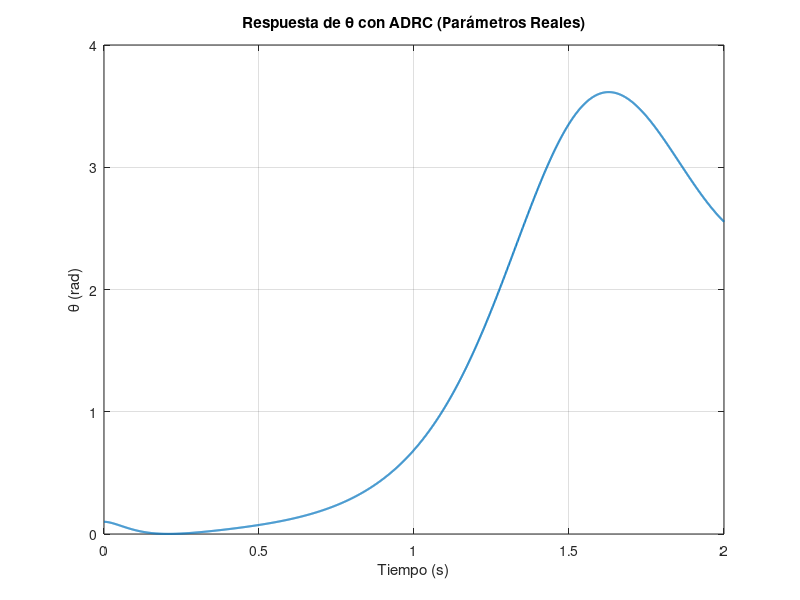

Reproduce this figure in MATLAB.
% --- Parámetros proporcionados ---
par.mass_at_end = 0.24;
par.m_L = 0.15 + par.mass_at_end;
par.m_B = 4.1;
par.m_W = 3.5;
par.h = 0.115;
par.R = 0.2527;
par.g = 9.81;
par.I_b = 0.012904182130007;
par.I_w = 0.0459142776779452;
par.I_rod = 1/12 * (0.3) * (0.314^2) + 2 * par.mass_at_end * 0.157^2;

% --- Parámetros ADRC ---
wo = 1;           % Ajustado para mayor velocidad de respuesta
wc = 15;           % Ajustado según estabilidad esperada
b0 = 1.0;          % Estimación inicial de ganancia (a escalar según tu actuador)
T = 0.001;         % Paso de integración

% Ganancias
beta1 = 3*wo; beta2 = 3*wo^2; beta3 = wo^3;
Kp = wc^2; Kd = 2*wc;

% Inicialización
z1 = 0.17; z2 = 0; z3 = 0; 
theta = 0.1; theta_dot = 0; r = 0; r_dot = 0; 
t = 0:T:2;
th_hist = zeros(1, length(t));

for i = 1:length(t)
    % 1. Control ADRC
    u0 = -Kp*z1 - Kd*z2; 
    u = (u0 - z3) / b0; 
    
    % 2. Dinámica (Tu ecuación matricial reducida a ddot_theta)
    % Inercia efectiva (denominador de la fila 1 de la matriz inversa)
    J_eff = (2*par.m_L*par.R^2 + par.m_B*(par.R+par.h)^2 + par.m_W*par.R^2 + ...
             par.I_b + par.I_w + par.I_rod + 2*par.m_L*r^2);
    
    % Fuerza de perturbación (numerador de la fila 1)
    F_pert = (2*par.m_L*par.g*par.R*sin(theta) + 2*par.m_L*par.g*r*cos(theta) + ...
              par.m_B*par.g*(par.R+par.h)*sin(theta) + par.m_W*par.g*par.R*sin(theta) - ...
              4*par.m_L*r*r_dot*theta_dot + u);
    
    ddot_theta = F_pert / J_eff;
    
    % Actualización de estados físicos
    theta = theta + theta_dot*T;
    theta_dot = theta_dot + ddot_theta*T;
    
    % 3. ESO (Observador)
    e = z1 - theta;
    z1 = z1 + (z2 - beta1*e)*T;
    z2 = z2 + (z3 - beta2*e + b0*u)*T;
    z3 = z3 + (-beta3*e)*T;
    
    th_hist(i) = theta;
end

plot(t, th_hist, 'LineWidth', 1.5); grid on;
title('Respuesta de \theta con ADRC (Parámetros Reales)');
xlabel('Tiempo (s)'); ylabel('\theta (rad)');
